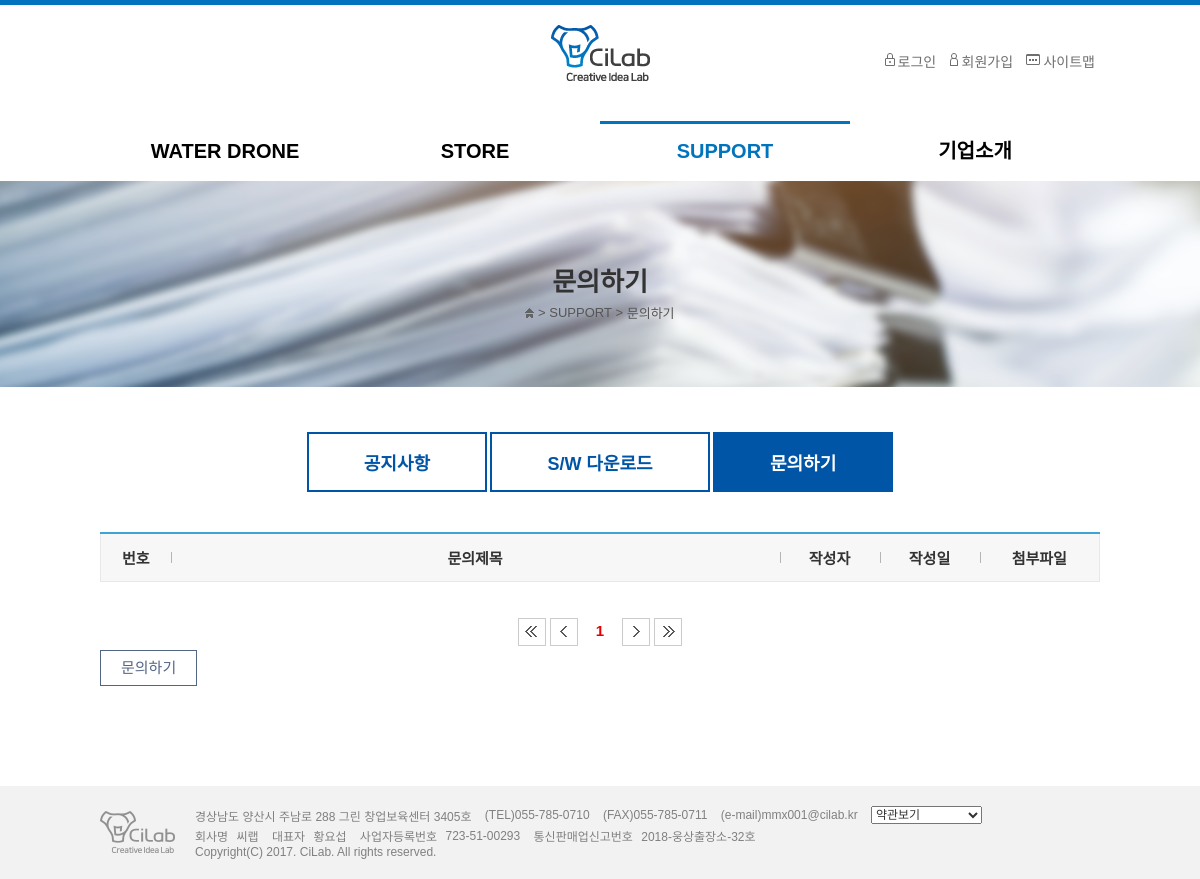
Before: /menu/list.php?type=4 with the older database file.
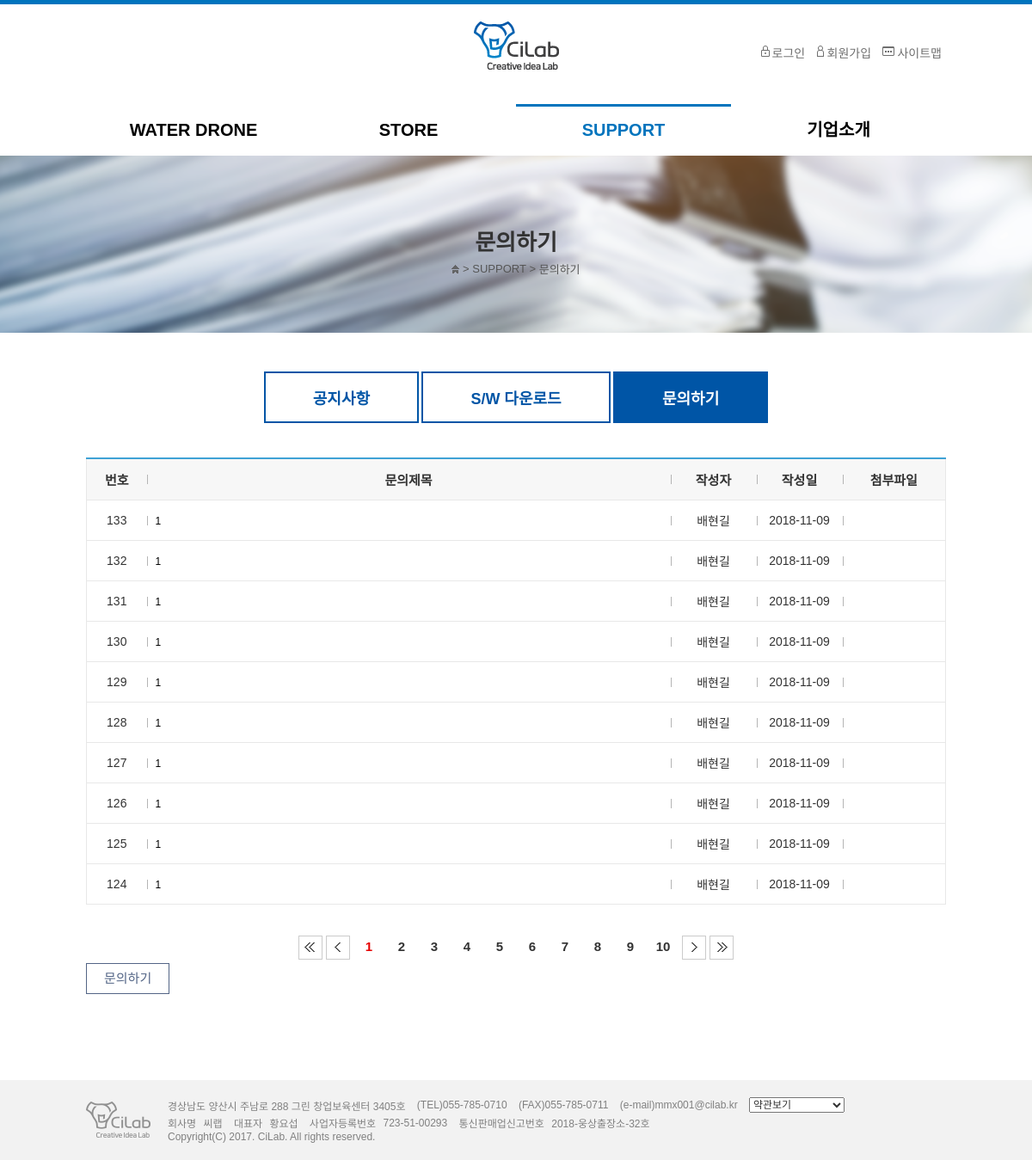
After: the same page with the newer database file.
### tables this page shows
CREATE TABLE IF NOT EXISTS `tb_qna` (
  `pk_no` int(11) NOT NULL AUTO_INCREMENT,
  `fd_title` varchar(50) DEFAULT NULL,
  `fd_content` varchar(200) DEFAULT NULL,
  `fd_file` varchar(50) DEFAULT NULL,
  `fd_new_file` varchar(50) DEFAULT NULL,
  `fd_pw` varchar(50) DEFAULT NULL,
  `fd_name` varchar(200) DEFAULT NULL,
  `fd_date` date DEFAULT NULL,
  `fd_hp` varchar(50) DEFAULT NULL,
  `fd_mail` varchar(50) DEFAULT NULL,
  `fd_reply` varchar(200) DEFAULT NULL,
  PRIMARY KEY (`pk_no`)
);

### menu/list.php (the view, shortened to what the changed rows need)
<?php
	include '../header.php';
	include_once('../common.php');
	$type= $_GET['type'] ?? 1;
	$page = $_GET['page'] ?? 1;
	$query_string = $_SERVER['QUERY_STRING'];
    $query_arr = explode('&', $query_string);
    $query_string ="";
    foreach ($query_arr as $query) {
        $query_sp = explode('=', $query);
        if($query_sp[0]!='page'){
            $query_string .= $query."&";
        }
    }
?>
<section class="container">
	<div class="contents">
		<div class="tabletInner">
			<table class="tblType01 listView">
				<colgroup>
				</colgroup>
				<thead>
					<tr>
						<th scope="col" class="mhide">번호</th>
						<?php
							if($type==1) {
                                echo '<th scope="col">제목</th>
                                <th scope="col">날짜</th>
                                <th scope="col">조회수</th>';
							}elseif($type==2) {
							    echo '<th scope="col">S/W명</th>
                                <th scope="col">버전</th>
                                <th scope="col">다운로드</th>';
							}else if($type==4){
								echo '<th scope="col">문의제목</th>
								<th scope="col">작성자</th>
								<th scope="col">작성일</th>
								<th scope="col">첨부파일</th>';
							}
						?>
					</tr>
				</thead>
				<tbody>
					<?php
						$result = while_get_board_list($page,null,$type);
						while ($r = mysqli_fetch_array($result)) {
					?>
					<tr>
						<td class="mhide"><?=$r['row']?></td>
						<?php
							if($type==1){
								echo '<td class="title"><a href="detail.php?type='.$type.'&no='.$r["pk_no"].'">'.$r["fd_title"].'</a></td>';
								echo "<td>".$r['fd_date']."</td>";
								echo "<td>".$r['fd_count']."</td>";
							}else if($type==4){
								echo '<td class="title"><a href="qna_chk_pw.php?no='.$r["pk_no"].'">'.$r["fd_title"].'</a></td>';
								echo "<td>".$r['fd_name']."</td>";
								echo "<td>".$r['fd_date']."</td>";
								if($r['fd_new_file']!=""){
									echo "<td><a href='./zip_down.php?zip=".$r["fd_title"]."&new_file=".$r['fd_new_file']."&file=".$r['fd_file']."'><img src='/images/icon/icon_file.png' class='save_img'></a></td>";
								}else{
								    echo "<td></td>";
								}
							}
						?>
					</tr>
					<?php
						}
					?>
				</tbody>
			</table>
			<div id="paging" class="page_nav">
				<a href="?<?=$query_string?>page=1">
					<img src="/images/icon/btn_first.png" alt="pre" id="first_img" class="page_nav_btn">
				</a>
				<a href="?<?=$query_string?>page=<?php if($page>1){ echo $page-1;}else{ echo '1';} ?>">
					<img src="/images/icon/btn_prev.png" alt="pre" id="prev_img" class="page_nav_btn" >
				</a>
				<?php
					$total_count = board_count($type, null);
					$page_info = make_page($page,$total_count,$query_string,10);
				?>
				<a href="?<?=$query_string?>page=<?php if($page<$page_info[0]){ echo $page+1;}else{ echo $page_info[1];} ?>">
					<img src="/images/icon/btn_next.png" alt="pre" id="next_img" class="page_nav_btn">
				</a>
				<a href="?<?=$query_string?>page=<?=$page_info[0]?>">
					<img src="/images/icon/btn_last.png" alt="pre" id="last_img" class="page_nav_btn">
				</a>
			</div>
		</div>
	</div>
</section>
<?php
	include '../footer.php'
?>

### common.php (shortened to what the changed rows need)
<?php
	include_once('config/db_config.php');
	$mysqli = new mysqli($host, $user, $pw, $dbName);
    function make_page($page,$total_count,$query_string,$count){
    	if($page%$count==1)
			$start_num = $page;
		else
			$start_num = (ceil($page/$count)-1)*$count+1;
		$total_count = $total_count[0];
		if($total_count == 0 ) $total_count = 1;
		$page_size = $count+$start_num-1;
		$total_page = ceil($total_count/$count);
		if($page_size>$total_page){
			$for_end = $total_page;
		}else{
			$for_end = $page_size;
		};
		for($i=$start_num; $i<=$for_end;$i++){
			if ($page ==$i){
				echo "<a class = 'page_num on'>".$i."</a>";
			}else{
				echo "<a href='?".$query_string."page=".$i."' class = 'page_nav_btn page_num'>".$i."</a>";
			}
		}
		return [$total_page,$for_end];
    }
	function query_send($query){
		global $mysqli;
		return mysqli_query($mysqli, $query);
	}
	function while_get_board_list($start_num,$search,$type){
		$table = table_name($type);
		$start_num = ($start_num-1)*10;
		$query = 'select @ROWNUM := @ROWNUM + 1 AS row, n.* from '.$table.' n, (SELECT @ROWNUM := 0) R where fd_title like "%'.$search.'%" order by row desc limit '.$start_num.', 10';
		$result = query_send($query);
		return $result;
	}
	function board_count($type, $search){
		$table = table_name($type);
		$query = "select count(*) from ".$table." where fd_title like '%".$search."%' ";
		$result = query_send($query);
		$count = mysqli_fetch_array($result);
		return $count;
	}
	function table_name($type){
		if($type==1) $table="tb_notice";
		elseif ($type==2) $table ="tb_sw";
		elseif ($type==3) $table ="tb_contents";
		elseif ($type==4) $table ="tb_qna";
		return $table;
	}
?>

Changed rows visible on the page:
added tb_qna: row "133", fd_title "1", fd_name "배현길", fd_date "2018-11-09"
added tb_qna: row "132", fd_title "1", fd_name "배현길", fd_date "2018-11-09"
added tb_qna: row "131", fd_title "1", fd_name "배현길", fd_date "2018-11-09"
added tb_qna: row "130", fd_title "1", fd_name "배현길", fd_date "2018-11-09"
added tb_qna: row "129", fd_title "1", fd_name "배현길", fd_date "2018-11-09"
added tb_qna: row "128", fd_title "1", fd_name "배현길", fd_date "2018-11-09"
added tb_qna: row "127", fd_title "1", fd_name "배현길", fd_date "2018-11-09"
added tb_qna: row "126", fd_title "1", fd_name "배현길", fd_date "2018-11-09"
added tb_qna: row "125", fd_title "1", fd_name "배현길", fd_date "2018-11-09"
added tb_qna: row "124", fd_title "1", fd_name "배현길", fd_date "2018-11-09"
Other visible differences:
new list line: "2"
new list line: "3"
new list line: "4"
new list line: "5"
new list line: "6"
new list line: "7"
new list line: "8"
new list line: "9"
new list line: "10"
